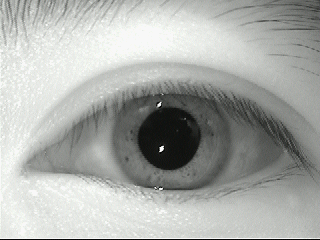
#> input picture iris/Sarina/sarinal2.bmp, 320 x 240 px, found by its file name
$ python IrisRecognition.py   (older library calls are emulated)
#> lines starting #> are read from the running program, lines starting #| are printed output that depends on the picture
#> (reads files1/known_iris.npy from the repository)
#> (reads files1/known_iris_names.npy from the repository)
#> in load_image_file, returned value is the input picture: shape (240, 320, 3); mean B, G, R 168.9, 172.5, 170.1
### Iris__gabor_module.py
import cv2
import numpy as np
from skimage.util import view_as_blocks
import matplotlib.pyplot as plt

def preprocess_iris(image):
    gray_image = cv2.cvtColor(image, cv2.COLOR_BGR2GRAY)
    blur_image = cv2.GaussianBlur(gray_image, (5, 5), 0)
    return blur_image

def gabor_filter(image, frequency, theta):
#> called with frequency = 0.6, theta = 0.785
    kernel = cv2.getGaborKernel((21, 21), 4.0, theta, frequency, 0.5, 0, ktype=cv2.CV_32F)
    filtered_image = cv2.filter2D(image, cv2.CV_8UC3, kernel)
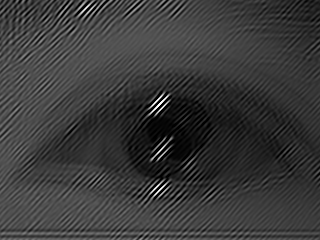
#> filtered_image: shape (240, 320); min 0, max 255, mean 58.1
    return filtered_image

def encode_iris(image, block_size=(16, 16)):
    preprocessed_image = preprocess_iris(image)
    frequency = 0.6  # Frequency for Gabor filter
    theta = np.pi/4

    codes = []
    masks = []

    filtered_image = gabor_filter(preprocessed_image, frequency, theta)
    blocks = view_as_blocks(filtered_image, block_size)
    code = np.zeros((blocks.shape[0], blocks.shape[1]), dtype=int)
    mask = np.zeros((blocks.shape[0], blocks.shape[1]), dtype=int)

    for i in range(blocks.shape[0]):
        for j in range(blocks.shape[1]):
            block = blocks[i, j]
            mean_intensity = np.mean(block)
            # print("**********",mean_intensity)
            code[i, j] = 1 if mean_intensity > 30 else 0
            mask[i, j] = 1

    codes.append(code)
    masks.append(mask)

    final_code = np.concatenate(codes, axis=1)
    final_mask = np.concatenate(masks, axis=1)

    return final_code, final_mask

def load_image_file(filepath):
    return cv2.imread(filepath)

# [12 lines left out: function visualize_final_image, not called in this run]

# [4 lines that do not run on import are left out]

### IrisRecognition.py
import numpy as np
import Iris__gabor_module as ir
from sklearn.metrics.pairwise import cosine_similarity

# Load known iris data
known_iris = np.load('files1/known_iris.npy', allow_pickle=True)
known_iris_names = np.load('files1/known_iris_names.npy', allow_pickle=True)

def recognize_iris(new_iris_image_path):
    try:
        # Load the new iris image
        new_iris_image = ir.load_image_file(new_iris_image_path)

        # Encode the new iris image
        new_code, new_mask = ir.encode_iris(new_iris_image)

        # Initialize variables to track the best match
        best_match_index = None
        best_match_distance = 0

        # Compare the new iris encoding with known iris encodings
        for i, (known_code, known_mask) in enumerate(known_iris):
            # Calculate the distance between the new iris code and the known iris code
            distance = np.sum((known_code - new_code)**2)
            # print("***********",distance)

            # Check if this is the best match so far
            if distance == best_match_distance:
                best_match_distance = distance
                best_match_index = i
#> this loop made 30 passes
#> (distance, best_match_distance) on pass 12: (0, 0)
#> distance on passes 1 to 6: 16, 27, 21, 21, 22, 12
#> after the loop, best_match_distance = 0; best_match_index = 11

        # If a match is found, return the corresponding name
        if best_match_index is not None:
            return known_iris_names[best_match_index]
        else:
            return "iris not recognized"

    except Exception as e:
        print("Error in recognizing iris", e)
        return "Error in recognizing iris"

# Example usage
new_iris_image_path = 'iris\Sarina\sarinal2.bmp'
recognized_name = recognize_iris(new_iris_image_path)
#> recognized_name = 'Sarina'
print("Recognized iris:", recognized_name)
#| Recognized iris: Sarina
